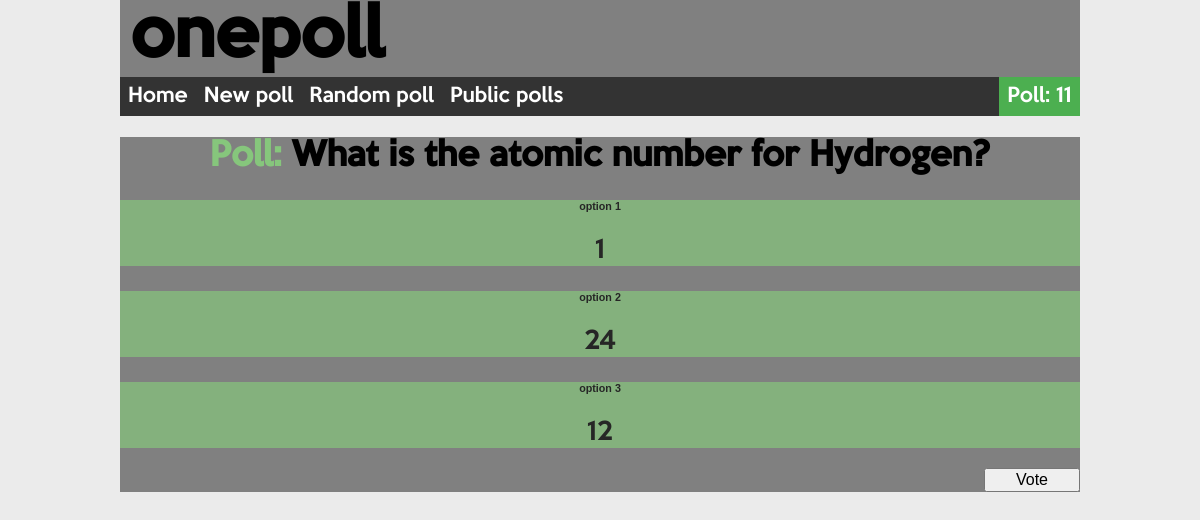
The app's page /11/ with its own data.
### polls/models.py (models this page shows, shortened)
class Question(models.Model):
    question_text = models.CharField(max_length=200)
    pub_date = models.DateTimeField('date published')
    public_poll = models.IntegerField(default=1)
    views = models.IntegerField(default=0)

class Choice(models.Model):
    question = models.ForeignKey(Question, on_delete=models.CASCADE)
    choice_text = models.CharField(max_length=200)
    votes = models.IntegerField(default=0)

### polls/views.py (the view)
# urls.py: url(r'^(?P<question_id>[0-9]+)/$', views.detail, name='detail'),
def detail(request, question_id):
    question = get_object_or_404(Question, id=question_id)
    template_name = 'polls/detail.html'
    question.views += 1
    question.save()
    if question.public_poll == 1:
        return render(request, template_name, {'question': question})
    else:
        return render(request, template_name, {
            'question': question,
            'private': True
        })

### polls/templates/polls/detail.html (shortened to what this page needs)
{% load staticfiles %}
<head>
    <link rel="stylesheet" type="text/css" href="{% static 'polls/css/detail.css' %}" />
    <link rel="stylesheet" type="text/css" href="{% static 'polls/css/navigation.css' %}" />
    <div id="navigation">
        <h1>onepoll</h1>
        <ul>
            <li><a href="{% url 'index' %}">Home</a></li>
            <li><a href="{% url 'new' %}">New poll</a></li>
            <li><a href="{% url 'random' %}">Random poll</a></li>
            <li><a href="{% url 'public' %}">Public polls</a></li>
            <li style="float: right" ><a href="{% url 'detail' question.id %}" class="active">Poll: {{ question.id }}</a></li>
        </ul>
    </div>
</head>
<body>
    <form action="{% url 'vote' question.id %}" method="post">
        <h1>{{ question.question_text }}</h1>
        {% for choice in question.choice_set.all %}
        <div>
            <h6>option {{ forloop.counter }}</h6>
            <label>{{ choice.choice_text }}</label>
        </div>
        {% endfor %}
        <div>
            <input type="submit" value="Vote"/>
        </div>
    </form>
</body>

### polls/static/polls/css/detail.css (style rules this page uses)
a { font-size: 1.5em; text-decoration: none; color: blue; }
form { background-color: gray; width: 100%; text-align: center; }
form h1:before { content: 'Poll: '; color: #86C67C; }
form div { background-color: #86C67C; opacity: 0.7; }
form div:last-child { background-color: inherit; text-align: right; opacity: inherit; display: block; }
form h6 { font-family: sans-serif; }
form div label { font-size: 1.5em; }
form input[type='submit'] { display: inline; font-size: 1em; margin-top: 20px; width: 10%; }

### polls/static/polls/css/navigation.css (style rules this page uses)
body, header { background-color: #EBEBEB; font-family: keepcalm; margin: 0 auto; max-width: 80%; }
#navigation { top: 0%; left: 0%; width: 100%; background-color: gray; }
#navigation h1 { text-align: left; color: black; font-weight: bold; font-size: 4em; display: inline; padding: 10px; }
#navigation li { float: left; }
#navigation li a { display: block; color: white; font-size: 1.2em; text-decoration: none; padding: 8px 8px; }
#navigation li a.active { background-color: #4CAF50; }
#navigation ul { list-style-type: none; margin: 0 auto; padding: 0; overflow: hidden; background-color: #333; }

### records on screen
Question: id "11", question_text "What is the atomic number for Hydrogen?"
Choice: choice_text "1"
Choice: choice_text "24"
Choice: choice_text "12"
